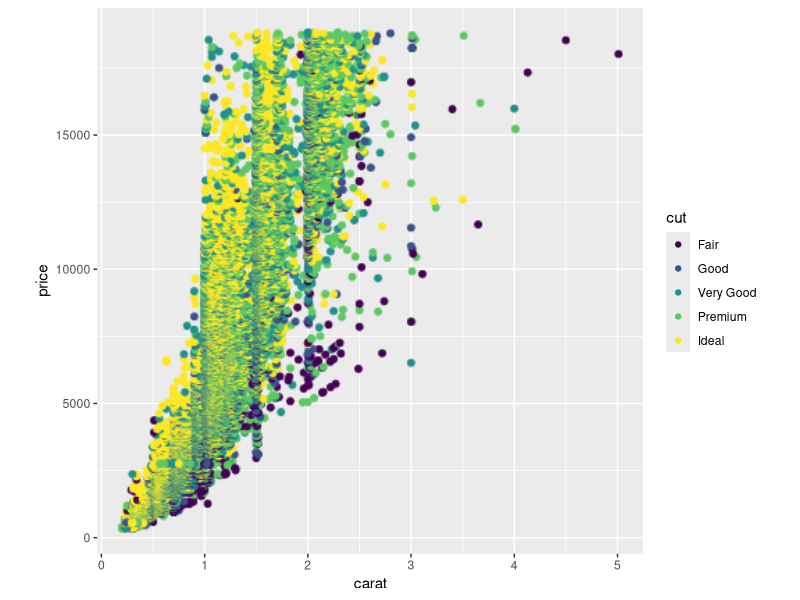
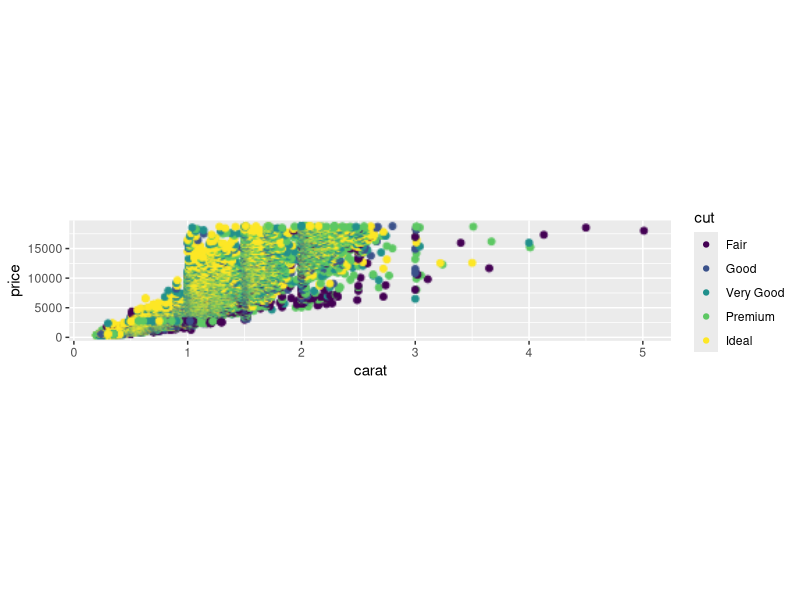
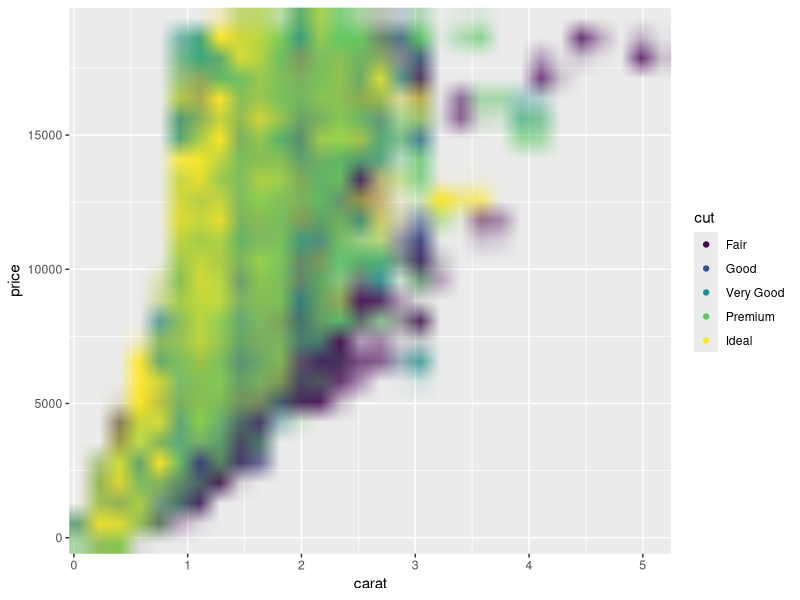
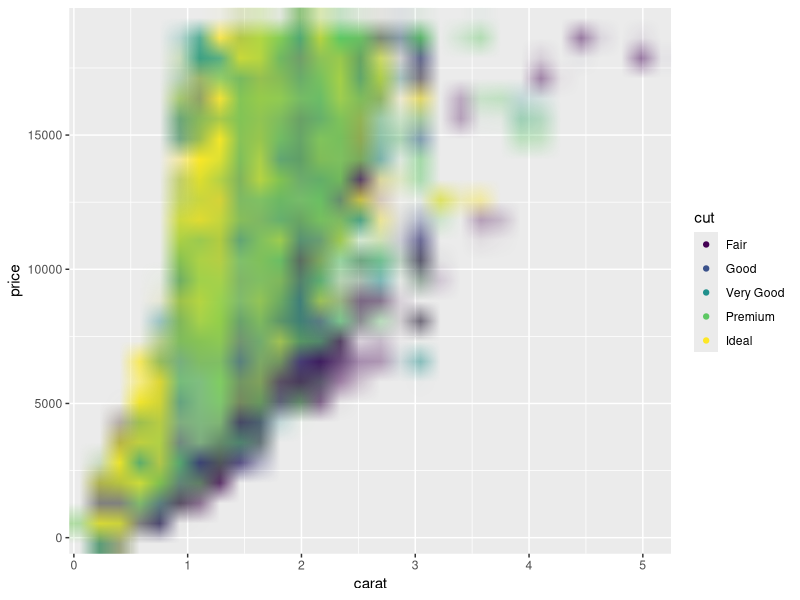
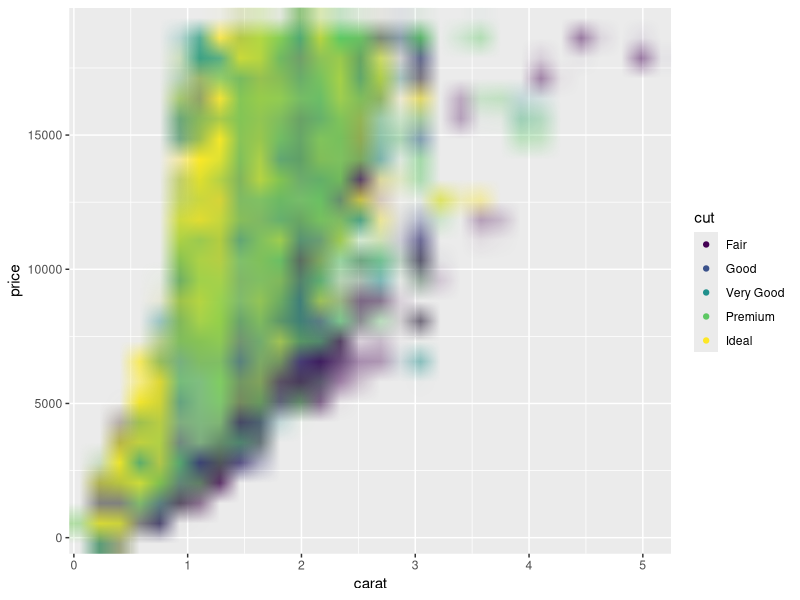
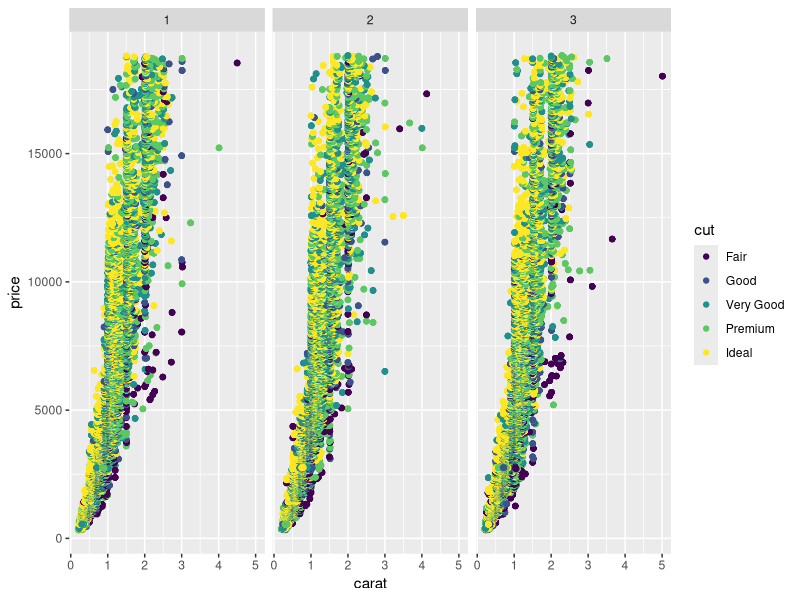
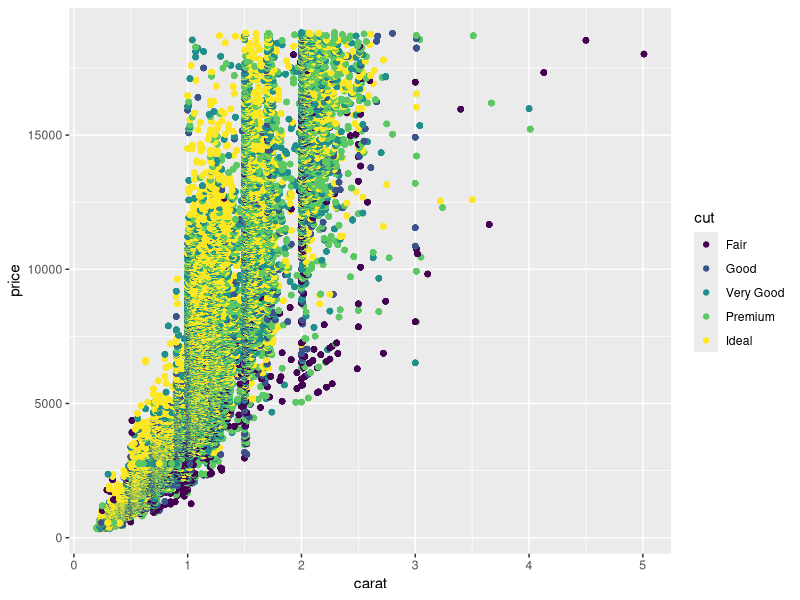
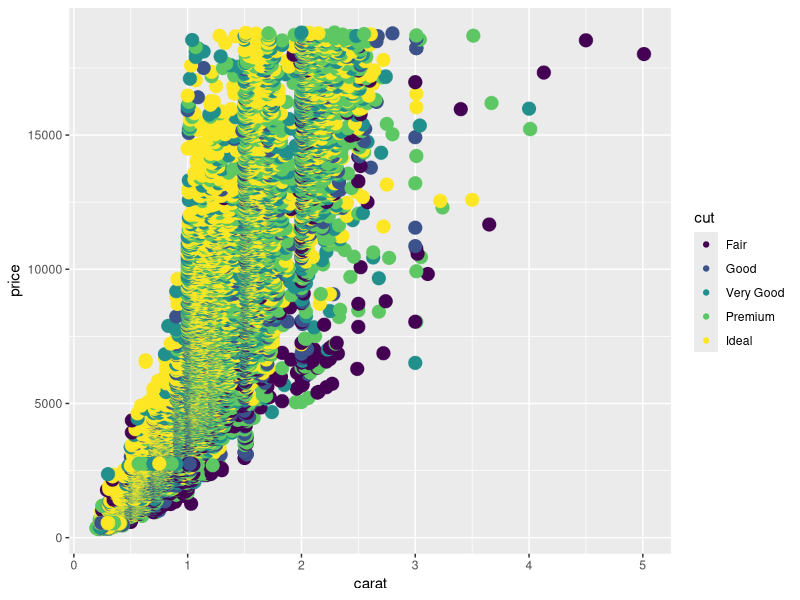

Reproduce these figures in R, in order.
## ---- chunk 1
knitr::opts_chunk$set(
  collapse = TRUE,
  comment = "#>"
)
## ---- chunk 2
library(ggplot2)
library(ggrastr)

plot <- ggplot(diamonds, aes(carat, price, colour = cut))

plot + rasterise(geom_point(), dpi = 72) + theme(aspect.ratio = 1)
## ---- chunk 3
# Points remain round across different aspect ratios
plot + rasterise(geom_point(), dpi = 72) + theme(aspect.ratio = 0.2)
## ---- chunk 4
# The default 'cairo' at dpi=5
plot + rasterise(geom_point(), dpi = 5, dev = "cairo")
## ---- chunk 5
# Using 'ragg' gives better anti-aliasing but has unexpected alpha blending
plot + rasterise(geom_point(), dpi = 5, dev = "ragg")
## ---- chunk 6
# Using 'ragg_png' solves the alpha blend, but requires writing a temporary file to disk
plot + rasterise(geom_point(), dpi = 5, dev = "ragg_png")
## ---- chunk 7
# Facets will not warp/distort points
set.seed(123)
plot + rasterise(geom_point(), dpi = 300) + facet_wrap(~ sample(1:3, nrow(diamonds), 2))
## ---- chunk 8
# unchanged scaling, scale=1
plot <- ggplot(diamonds, aes(carat, price, colour = cut))
plot + rasterise(geom_point(), dpi = 300, scale = 1)
## ---- chunk 9
# larger objects, scale > 1
plot <- ggplot(diamonds, aes(carat, price, colour = cut))
plot + rasterise(geom_point(), dpi = 300, scale = 2)
## ---- chunk 10
# smaller objects, scale < 1
plot <- ggplot(diamonds, aes(carat, price, colour = cut))
plot + rasterise(geom_point(), dpi = 300, scale = 0.5)
## ---- chunk 11
# smaller objects, scale < 1
ggplot(mtcars, aes(wt, mpg)) + rasterise(list(geom_point(), geom_smooth()))
## ---- chunk 12
world1 <- sf::st_as_sf(maps::map('world', plot = FALSE, fill = TRUE))
ggplot() + rasterise(
  list(
    list(
      geom_sf(data = world1),
      theme(panel.background = element_rect(fill = "skyblue"))
    ),
    list(
      list(
        geom_point(aes(x = rnorm(100, sd = 10), y = rnorm(100, sd = 10)))
      ),
      theme(panel.border = element_rect(fill = NA, colour = "blue"))
    )
  )
)
## ---- chunk 13
## set ggrastr.default.dpi with options()
options(ggrastr.default.dpi=750)

plot <- ggplot(diamonds, aes(carat, price, colour = cut))
new_plot = plot + rasterise(geom_point()) + theme(aspect.ratio = 1)
print(new_plot)

## set back to default 300
options(ggrastr.default.dpi=300)
## ---- chunk 14
library(ggplot2)
library(ggrastr)

points_num <- 10000
df <- data.frame(x=rnorm(points_num), y=rnorm(points_num), c=as.factor(1:points_num %% 2))
gg <- ggplot(df, aes(x=x, y=y, color=c)) + scale_color_discrete(guide=FALSE)

gg_vec <- gg + geom_point(size=0.5)
print(gg_vec)
## ---- chunk 15
gg_rast <- gg + geom_point_rast(size=0.5)
print(gg_rast)
## ---- chunk 16
PrintFileSize <- function(gg, name) {
  invisible(ggsave('tmp.pdf', gg, width=4, height=4))
  cat(name, ': ', file.info('tmp.pdf')$size / 1024, ' Kb.\n', sep = '')
  unlink('tmp.pdf')
}

PrintFileSize(gg_rast, 'Raster')
PrintFileSize(gg_vec, 'Vector')
## ---- chunk 17
points_num <- 1000000
df <- data.frame(x=rnorm(points_num), y=rnorm(points_num), c=as.factor(1:points_num %% 2))
gg <- ggplot(df, aes(x=x, y=y, color=c)) + scale_color_discrete(guide=FALSE)

gg_vec <- gg + geom_point(size=0.5)
gg_rast <- gg + geom_point_rast(size=0.5)

PrintFileSize(gg_rast, 'Raster')
PrintFileSize(gg_vec, 'Vector')
## ---- chunk 18
library(ggplot2)
library(ggrastr)

points_num <- 5000 
df <- data.frame(x=rnorm(points_num), y=rnorm(points_num), c=as.factor(1:points_num %% 2))
gg <- ggplot(df, aes(x=x, y=y, color=c)) + scale_color_discrete(guide=FALSE)

gg_jitter_rast <- gg + geom_jitter_rast(raster.dpi=600)
print(gg_jitter_rast)
## ---- chunk 19
library(ggplot2)
library(ggrastr)

coords <- expand.grid(1:500, 1:500)
coords$Value <- 1 / apply(as.matrix(coords), 1, function(x) sum((x - c(50, 50))^2)^0.01)
gg_tile_vec <- ggplot(coords) + geom_tile(aes(x=Var1, y=Var2, fill=Value))
gg_tile_rast <- ggplot(coords) + geom_tile_rast(aes(x=Var1, y=Var2, fill=Value))
print(gg_tile_rast)
## ---- chunk 20
PrintFileSize(gg_tile_rast, 'Raster')
PrintFileSize(gg_tile_vec, 'Vector')
## ---- chunk 21
library(ggplot2)
library(ggrastr)

gg_violin_vec <- ggplot(mtcars, aes(factor(cyl), mpg)) + geom_violin()
gg_violin_rast <- ggplot(mtcars) + geom_violin_rast(aes(factor(cyl), mpg))
print(gg_violin_rast)
## ---- chunk 22
## difference in size shown
PrintFileSize(gg_tile_rast, 'Raster')
PrintFileSize(gg_tile_vec, 'Vector')
## ---- chunk 23
library(ggplot2)
library(ggrastr)

points_num <- 5000
df <- data.frame(x=as.factor(1:points_num %% 2), y=log(abs(rcauchy(points_num))))
gg <- ggplot(df, aes(x=x, y=y)) + scale_color_discrete(guide=FALSE)

boxplot <- gg + geom_boxplot()
print(boxplot)
## ---- chunk 24
library(ggplot2)
library(ggrastr)
points_num <- 500000
df <- data.frame(x=as.factor(1:points_num %% 2), y=log(abs(rcauchy(points_num))))
gg <- ggplot(df, aes(x=x, y=y)) + scale_color_discrete(guide=FALSE)

gg_box_vec <- gg + geom_boxplot_jitter(outlier.size=0.1, outlier.jitter.width=0.3, outlier.alpha=0.5)
print(gg_box_vec)
## ---- chunk 25
gg_box_rast <- gg + geom_boxplot_jitter(outlier.size=0.1, outlier.jitter.width=0.3, outlier.alpha=0.5, raster.dpi=200)
print(gg_box_rast)
## ---- chunk 26
PrintFileSize(gg_box_rast, 'Raster')
PrintFileSize(gg_box_vec, 'Vector')
## ---- chunk 27
library(ggplot2)
library(ggrastr)

ggplot(mtcars) + geom_beeswarm_rast(aes(x = factor(cyl), y=mpg), raster.dpi=600, cex=1.5)
## ---- chunk 28
library(ggplot2)
library(ggrastr)

ggplot(mtcars) + geom_quasirandom_rast(aes(x = factor(cyl), y=mpg), raster.dpi=600)
